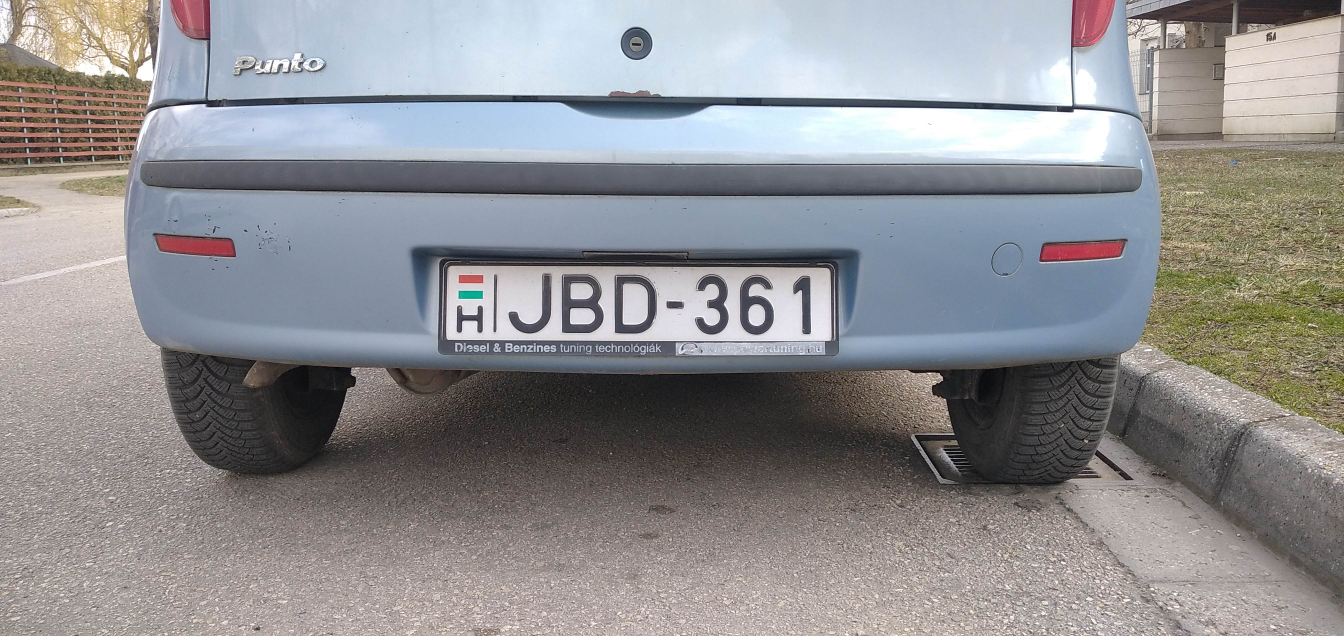
#> input picture rszimg/rsz_test_3.jpg, 4032 x 1908 px, found by its file name (shown at 1/3 size)
$ python license_plate_detecting.py
#> lines starting #> are read from the running program, lines starting #| are printed output that depends on the picture; after the words box and inside, x2 and y2 are one past the last pixel; in counts of white or black regions, pixels touching at a corner belong together
import cv2 as cv
import numpy as np


class LicenceDet:
    'rendszám-tábla detektálása ( eredménynek a rendszám-táblát és sarokpontjait adja vissza )'
    def __init__(self, picture, size=(0.15, 0.15)):
#> called with picture = 'rsz_test_3.jpg', size = (0.15, 0.15)
        self.img = cv.imread(picture)
#> self.img is the input picture: shape (1908, 4032, 3); mean B, G, R 145.5, 143.4, 143.9
        self.config_picturesize = size
        self.img = cv.resize(self.img, None, fx=self.config_picturesize[0], fy=self.config_picturesize[1])
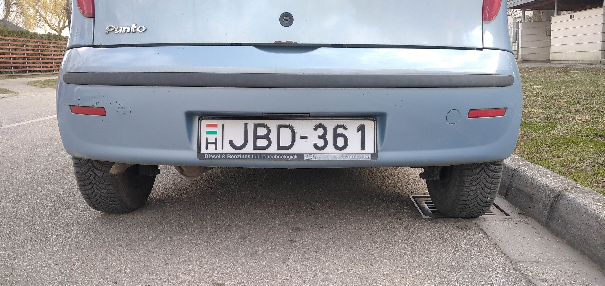
#> self.img: shape (286, 605, 3); mean B, G, R 145.4, 143.3, 143.8

    # Default értékek beállítása
        self.img_orig = self.img
        self.config_bilfil = (3, 80, 150)
        self.config_canny = (100, 200)
        self.biggest_contour = None
        self.config_contours = None
        self.config_cubesize = (5, 5)
        self.config_sensitivity = 0.06
        self.config_corners = None

    def show_config(self):
        print('Szűrő:\t"Bilateral filter"\tbeállításai: ', self.config_bilfil)
        print('Éldetektálás:\t"Canny"\tbeállításai: ', self.config_canny)
        print('Sarok detektálás:\t "Harris"\tbeállításai: ', self.config_cubesize, self.config_sensitivity)

    # Méret
    def get_size(self):
        return self.config_picturesize

    def set_size(self, size):
        self.config_picturesize = size

    # Szürke árnyalat
    def gray(self):
        self.img = cv.cvtColor(self.img, cv.COLOR_BGR2GRAY)
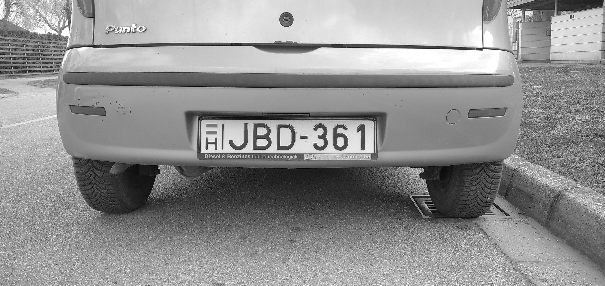
#> self.img: shape (286, 605); min 0, max 255, mean 143.7

    # Zajcsökkentés
    def get_billfil(self):
        return self.config_bilfil

    def set_billfil(self, sigmaC, sigmaS, dst):
        self.config_bilfil = (sigmaC, sigmaS, dst)

    def bilfil(self):
        self.img = cv.bilateralFilter(self.img, self.config_bilfil[0], self.config_bilfil[1], self.config_bilfil[2])

    # Éldetektálás
    def get_canny(self):
        return self.config_canny

    def set_canny(self, trash1, trash2):
        self.config_canny = (trash1, trash2)

    def canny(self):
        self.img = cv.Canny(self.img, self.config_canny[0], self.config_bilfil[1])
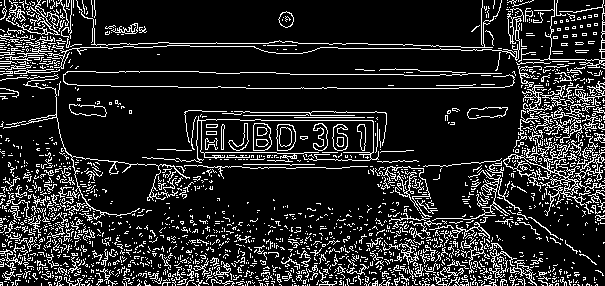
#> self.img: shape (286, 605); 15.1% white in thin lines or dots

    # Contúrok detektálása
    def contour_detect(self):  # ! rendszámtábla tesztelése !

        self.config_contours, _ = cv.findContours(self.img, cv.RETR_TREE, cv.CHAIN_APPROX_SIMPLE)
#> self.config_contours = 2364 contours, 2272 with area under 20; largest, box (x1, y1, x2, y2) and area: (379, 166, 432, 217) 787, (387, 166, 430, 204) 718, (253, 123, 272, 151) 436, (276, 124, 296, 151) 430, (253, 123, 272, 151) 426
        conture_sizes = []

        # A talált alakzatok méret szerinti sorbarendezése
        for i in range(len(self.config_contours)):
            size = cv.contourArea(self.config_contours[i])
            conture_sizes.append((size, i))
#> this loop made 2364 passes
#> size on passes 1 to 3: 0, 0, 0
#> after the loop, conture_sizes = 2364 pairs, first value 0 to 787, second value 0 to 2363

        conture_sizes.sort(reverse=True)
        self.biggest_contour = conture_sizes[0][1]
#> self.biggest_contour = 1590

    # Maszk készítése
    def mask(self):

        self.img_mask = np.ndarray(self.img.shape, np.uint8)
        self.img_mask.fill(0)
#> self.img_mask: shape (286, 605); every value is 0
        cv.drawContours(self.img_mask, self.config_contours, self.biggest_contour, (255, 255, 255), -1)
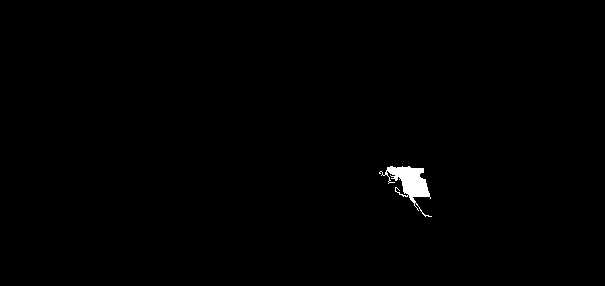
#> self.img_mask: shape (286, 605); 0.55% white; 1 white region, box (x1, y1, x2, y2) and area: (379, 166, 432, 217) 946

        # Hibák vágása ( finomítás )
        kernel = np.ones((10, 10), np.uint8)
        self.img_mask = cv.morphologyEx(self.img_mask, cv.MORPH_OPEN, kernel)
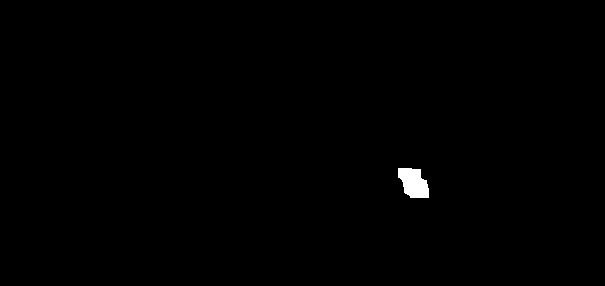
#> self.img_mask: shape (286, 605); 0.4% white; 1 white region, box (x1, y1, x2, y2) and area: (398, 168, 429, 198) 692


    # Sarok detekktálás
    def get_corneratrib(self):
        return (self.config_cubesize, self.config_sensitivity)

    def set_corneratrib(self, cubesize, sensitivity):
        self.config_cubesize = cubesize
        self.config_sensitivity = sensitivity

    def corners(self):
        self.config_corners = cv.cornerHarris(self.img_mask, self.config_cubesize[0], self.config_cubesize[1],
                                              self.config_sensitivity)
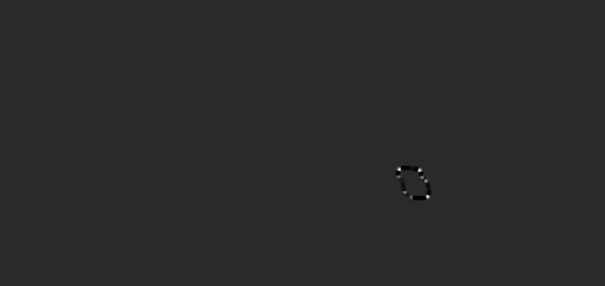
#> self.config_corners: shape (286, 605) float32; min -0.96, max 4.84, mean -0.000236; drawn with min black and max white
    def get_corners(self):
        return self.config_corners

    def show_corners(self):
        try:
            self.img_orig[self.config_corners > 0] = [0, 0, 255]
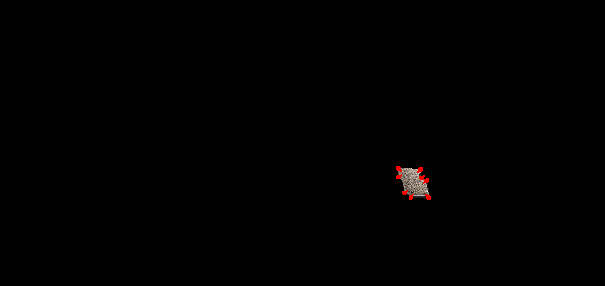
#> self.img_orig: shape (286, 605, 3); mean B, G, R 0.4, 0.4, 0.7
        except:
            print('A sarkok nincsenek detektálva!\nFuttassa le a detektálást!')

    # Rendszámtábla kivágása
    def cut_the_mask(self):
        self.img_orig[self.img_mask < 255] = 0
        self.img = self.img_orig

    def get_img(self):
        return cv.cvtColor(self.img, cv.COLOR_BGR2GRAY)

    def show(self):
        cv.imshow('showLP', self.img)
        print('A kép méretei: ', self.img.shape)
        cv.waitKey()
        cv.destroyAllWindows()

    def do_it(self):
        self.gray()
        self.bilfil()
        self.canny()
        self.contour_detect()
        self.mask()
        self.corners()
        self.cut_the_mask()


if __name__ == "__main__":
    test1 = LicenceDet('rsz_test_3.jpg')
    test1.do_it()
    test1.show_corners()
#> (the run stopped early here; a loop or call above may not have finished)

$ run again, with rszimg/rsz_test_10.jpg copied over rszimg/rsz_test_3.jpg
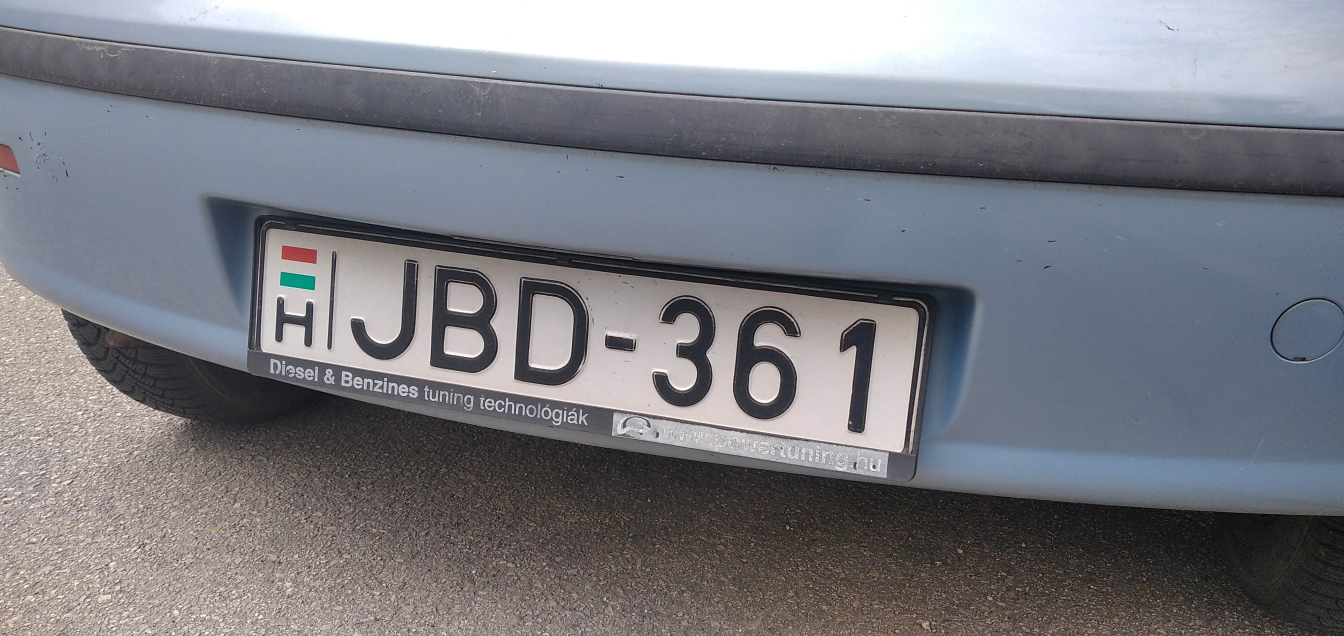
#> input picture rszimg/rsz_test_10.jpg, 4032 x 1908 px, found by its file name (shown at 1/3 size)
#> in __init__, self.img is the input picture: shape (1908, 4032, 3); mean B, G, R 130.6, 124.1, 123.1
#> in canny, `self.img = cv.Canny(self.img, self.config_canny[0], self.config_bilfil..`:
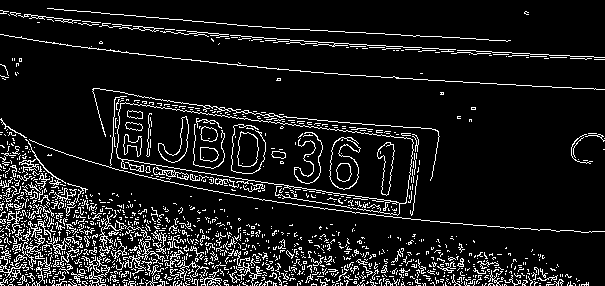
#> self.img: shape (286, 605); 10.2% white in thin lines or dots
#> self.config_contours = 1564 contours, 1508 with area under 20; largest, box (x1, y1, x2, y2) and area: (116, 102, 414, 216) 17836, (116, 102, 414, 204) 17806, (329, 137, 361, 190) 1042, (329, 137, 361, 190) 1006, (237, 131, 259, 167) 589
#> the loop in contour_detect, `for i in range(len(self.config_contours)):` made 1564 passes
#> size on passes 1 to 3: 0, 0, 0
#> after the loop in contour_detect, `for i in range(len(self.config_contours)):`: conture_sizes = 1564 pairs, first value 0 to 17836.5, second value 0 to 1563
#> self.biggest_contour = 1410
#> in cut_the_mask, `self.img_orig[self.img_mask < 255] = 0`:
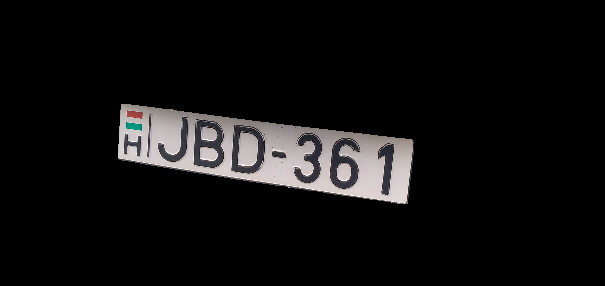
#> self.img_orig: shape (286, 605, 3); mean B, G, R 15.5, 15.4, 16.1

$ run again, with rszimg/rsz_test_11.jpg copied over rszimg/rsz_test_3.jpg
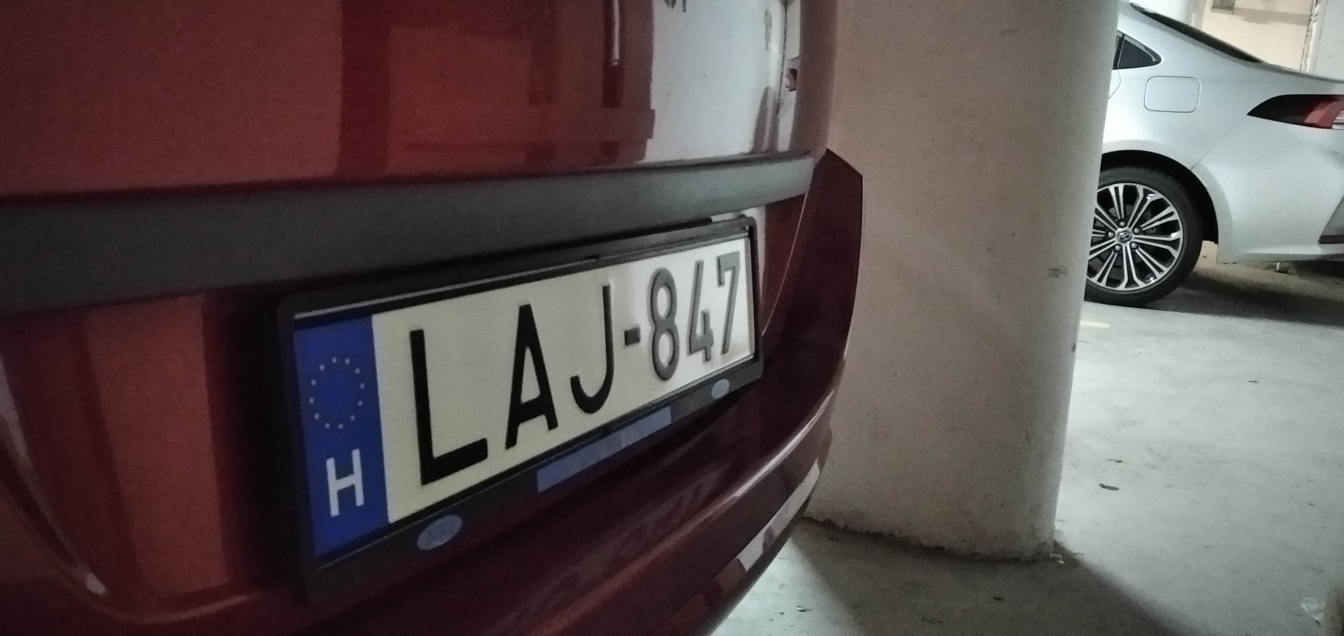
#> input picture rszimg/rsz_test_11.jpg, 4032 x 1908 px, found by its file name (shown at 1/3 size)
#> in __init__, self.img is the input picture: shape (1908, 4032, 3); mean B, G, R 79.4, 79.7, 90.6
#> self.config_contours = 258 contours, 212 with area under 20; largest, box (x1, y1, x2, y2) and area: (167, 101, 340, 236) 12566, (167, 107, 340, 236) 12508, (227, 136, 251, 203) 778, (227, 136, 251, 202) 770, (184, 148, 220, 219) 686
#> the loop in contour_detect, `for i in range(len(self.config_contours)):` made 258 passes
#> size on passes 1 to 3: 2.5, 0, 1
#> after the loop in contour_detect, `for i in range(len(self.config_contours)):`: conture_sizes = 258 pairs, first value 0 to 12565.5, second value 0 to 257
#> self.biggest_contour = 123
#> in cut_the_mask, `self.img_orig[self.img_mask < 255] = 0`:
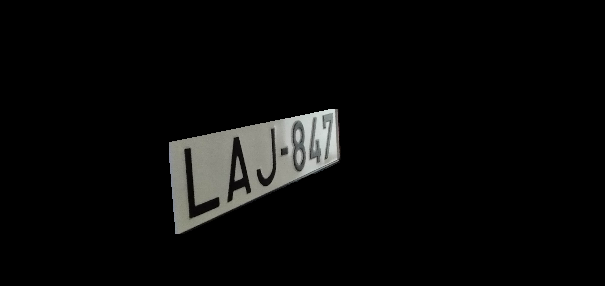
#> self.img_orig: shape (286, 605, 3); mean B, G, R 9, 9.5, 9.4
